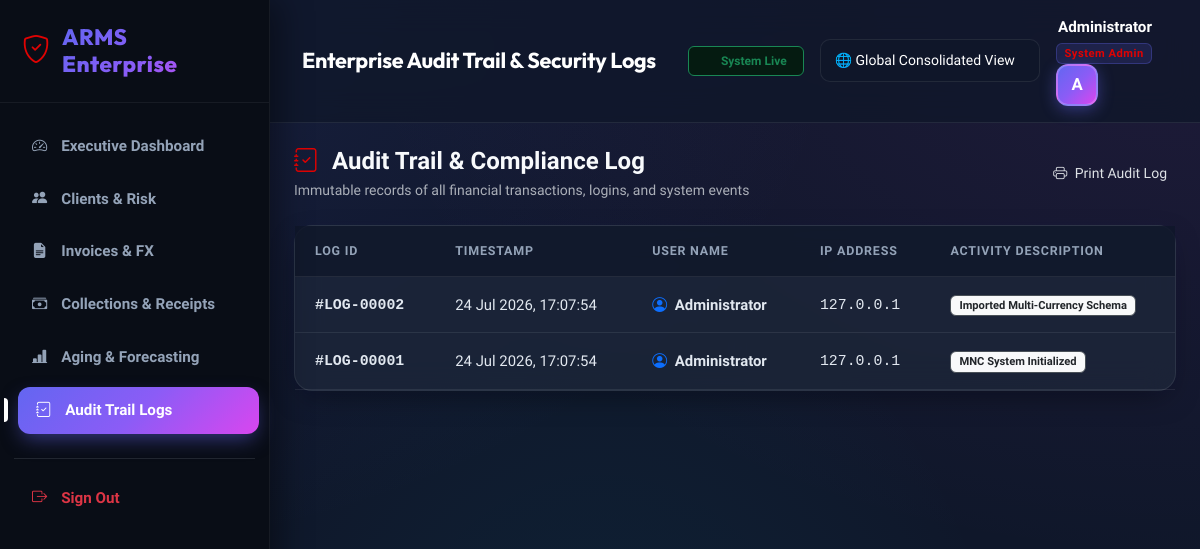
/reports/audit_logs.php (signed in), run on an earlier commit of the app's database.
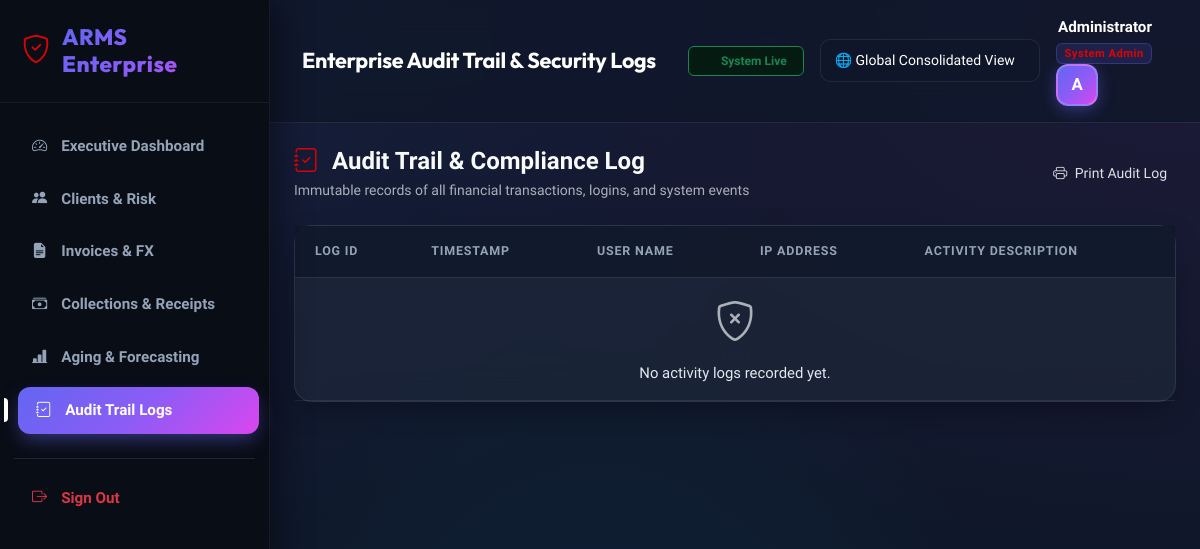
And on a later commit of the database.
### tables this page shows
CREATE TABLE activity_logs (
    log_id INT AUTO_INCREMENT PRIMARY KEY,
    user_id INT,
    user_name VARCHAR(100),
    activity VARCHAR(255) NOT NULL,
    ip_address VARCHAR(45) DEFAULT '127.0.0.1',
    created_at TIMESTAMP DEFAULT CURRENT_TIMESTAMP
);

### reports/audit_logs.php (the view, shortened to what this page needs)
<?php
require_once "../config/database.php";
include "../includes/header.php";
include "../includes/sidebar.php";
try {
    $stmt = $conn->query("
        SELECT * FROM activity_logs
        ORDER BY log_id DESC
        LIMIT 100
    ");
    $logs = $stmt->fetchAll(PDO::FETCH_ASSOC);
} catch (PDOException $e) {
    die("Database Error: " . $e->getMessage());
}
?>
<div class="content">
    <?php include "../includes/navbar.php"; ?>
    <div class="container-fluid p-4">
        <div class="d-flex justify-content-between align-items-center mb-4">
            <div>
                <h4 class="fw-bold mb-1"><i class="bi bi-journal-check text-indigo me-2"></i> Audit Trail & Compliance Log</h4>
                <p class="text-muted small mb-0">Immutable records of all financial transactions, logins, and system events</p>
            </div>
            <button onclick="window.print()" class="btn btn-outline-white btn-sm"><i class="bi bi-printer me-1"></i> Print Audit Log</button>
        </div>
        <div class="card-custom">
            <div class="table-responsive">
                <table class="table table-custom mb-0">
                    <thead>
                        <tr class="table-dark">
                            <th>Log ID</th>
                            <th>Timestamp</th>
                            <th>User Name</th>
                            <th>IP Address</th>
                            <th>Activity Description</th>
                        </tr>
                    </thead>
                    <tbody>
                        <?php if (count($logs) > 0): ?>
                            <?php foreach ($logs as $l): ?>
                                <tr>
                                    <td class="fw-bold font-monospace">#LOG-<?= str_pad($l['log_id'], 5, '0', STR_PAD_LEFT) ?></td>
                                    <td class="small"><?= date('d M Y, H:i:s', strtotime($l['created_at'])) ?></td>
                                    <td class="fw-semibold text-dark">
                                        <i class="bi bi-person-circle me-1 text-primary"></i> <?= htmlspecialchars($l['user_name'] ?: 'System Admin') ?>
                                    </td>
                                    <td class="small text-muted font-monospace"><?= htmlspecialchars($l['ip_address'] ?: '127.0.0.1') ?></td>
                                    <td>
                                        <span class="badge bg-light text-dark border px-2 py-1"><?= htmlspecialchars($l['activity']) ?></span>
                                    </td>
                                </tr>
                            <?php endforeach; ?>
                        <?php else: ?>
                            <tr>
                                <td colspan="5" class="text-center text-muted py-5">
                                    <i class="bi bi-shield-x fs-1 text-muted d-block mb-2"></i>
                                    No activity logs recorded yet.
                                </td>
                            </tr>
                        <?php endif; ?>
                    </tbody>
                </table>
            </div>
        </div>
    </div>
</div>
<?php include "../includes/footer.php"; ?>

What changed in the data, as far as the page shows it:
removed activity_logs: log_id "00002", created_at "24 Jul 2026, 17:07:54", user_name "Administrator", ip_address "127.0.0.1", activity "Imported Multi-Currency Schema"
removed activity_logs: log_id "00001", created_at "24 Jul 2026, 17:07:54", user_name "Administrator", ip_address "127.0.0.1", activity "MNC System Initialized"
Also different on the page:
text now shown: "No activity logs recorded yet."
